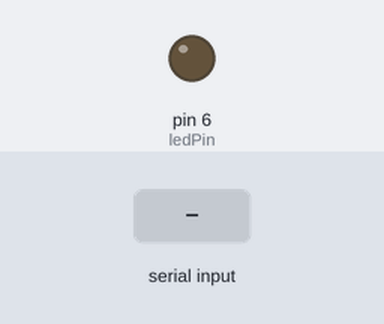
This sketch was run on a simulated Arduino Uno, built with avr-gcc and run on an emulated ATmega328P. Shown: output pins drawn as LEDs (lit = HIGH). The test bench sets the inputs (shaded band).

Above: at 1.2 s.
1.3 s: "On" received over Serial
At 3.3 s:
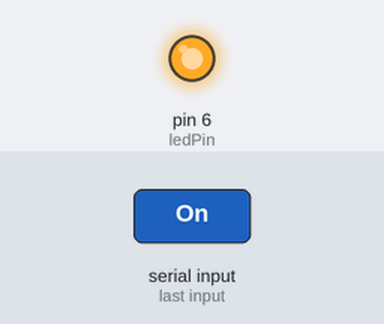
3.8 s: "Off" received over Serial
At 5.2 s:
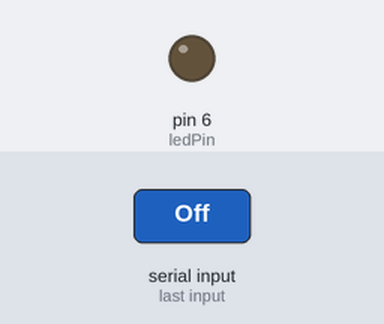
Timing chart, 0 to 6.8 s (numbered marks = the images above; inputs shaded):
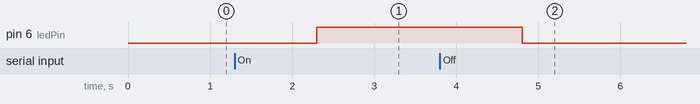

Measured:
- after the input at 1.3 s, pin 6 (ledPin): LOW → HIGH after 1.0 s
- after the input at 3.8 s, pin 6 (ledPin): HIGH → LOW after 1.0 s

The sketch:

ex1.ino
```cpp
const int ledPin = 6;
String ledState;

void setup() {

  pinMode(ledPin, OUTPUT);
  Serial.begin(9600);
}
// Quando for criar On/Off trocar no terminal de "nova linha" para "nenhum final-de-linha"
void loop() {

  if (Serial.available() > 0) {
    ledState = Serial.readString();
    if (ledState == "On") {
      digitalWrite(ledPin, HIGH);
    }
    if (ledState == "Off") {
      digitalWrite(ledPin, LOW);
    }
  }
}
```
